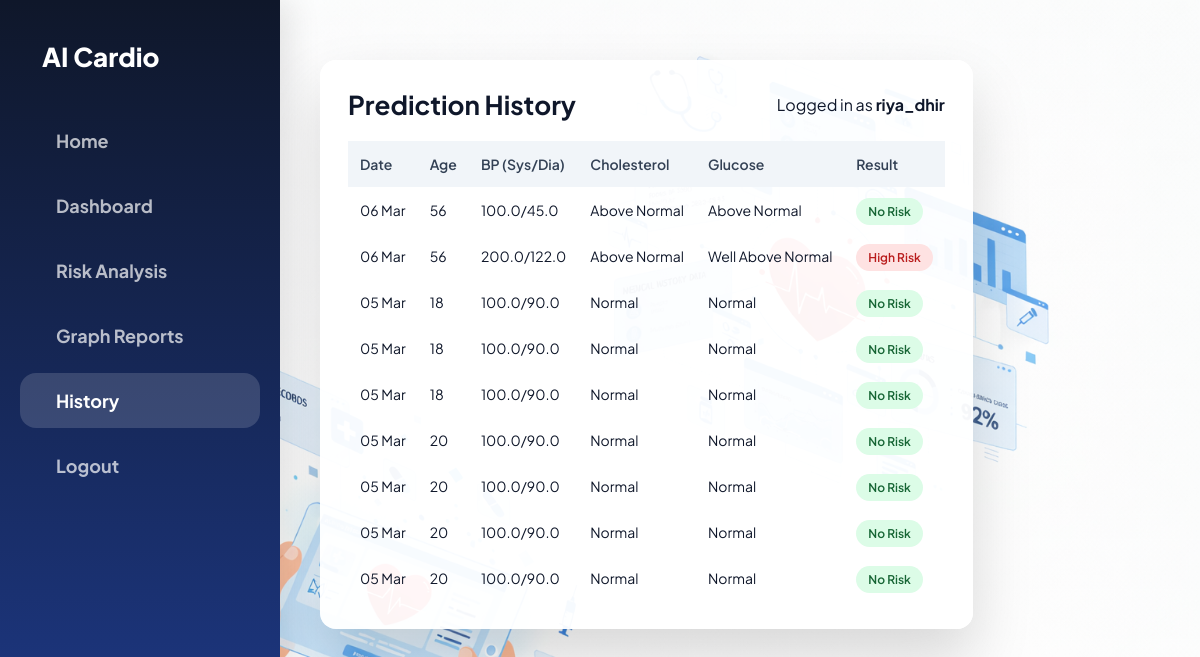
Screenshot of /history (signed in) with the database file from the repository.
### tables this page shows
CREATE TABLE predictions (
    id INTEGER PRIMARY KEY AUTOINCREMENT,
    age INTEGER,
    gender INTEGER,
    height REAL,
    weight REAL,
    ap_hi REAL,
    ap_lo REAL,
    cholesterol INTEGER,
    gluc INTEGER,
    smoke INTEGER,
    alco INTEGER,
    active INTEGER,
    prediction TEXT,
    created_at TEXT,
    user_id INTEGER
);

### app.py (the view)
@app.route("/history")
@login_required
def history():
    conn = get_db()
    cur = conn.cursor()
    cur.execute("SELECT * FROM predictions WHERE user_id=? ORDER BY id DESC", (session["user_id"],))
    records = [dict(row) for row in cur.fetchall()]
    conn.close()
    return render_template("history.html", records=records, username=session["username"])

### app.py (called while the page is built)
def get_db():
    conn = sqlite3.connect("heart.db")
    conn.row_factory = sqlite3.Row
    return conn

def login_required(f):
    @wraps(f)
    def wrapper(*args, **kwargs):
        if "user_id" not in session:
            return redirect(url_for("login"))
        return f(*args, **kwargs)
    return wrapper

### templates/history.html (shortened to what this page needs)
<!DOCTYPE html>
<html lang="en">
<head>
    <link rel="stylesheet" href="{{ url_for('static', filename='style.css') }}">
</head>
<body>
 <nav class="sidebar">
     <div class="logo">
         AI Cardio
     </div>
     <ul>
        <li><a href="#"> Home</a></li>
        <li><a href="/dashboard"> Dashboard</a></li>
        <li><a href="/"> Risk Analysis</a></li>
        <li><a href="#"> Graph Reports</a></li>
        <li class="active"><a href="/history"> History</a></li>
        <li><a href="/logout"> Logout</a></li>
     </ul>
 </nav>
<div class="history-wrapper">
    <div class="history-card">
        <div class="history-header">
            <h2>Prediction History</h2>
            <span>Logged in as <strong>{{ username }}</strong></span>
        </div>
        {% if records|length == 0 %}
            <div class="empty-state">
                <p>No prediction records found.</p>
                <p>Run a risk analysis to start tracking your heart health.</p>
            </div>
        {% else %}
        <table>
            <thead>
                <tr>
                    <th>Date</th>
                    <th>Age</th>
                    <th>BP (Sys/Dia)</th>
                    <th>Cholesterol</th>
                    <th>Glucose</th>
                    <th>Result</th>
                </tr>
            </thead>
            <tbody>
                {% for r in records %}
                <tr>
                    <td>{{ r.created_at }}</td>
                    <td>{{ r.age }}</td>
                    <td>{{ r.ap_hi }}/{{ r.ap_lo }}</td>
                    <td>{% if r.cholesterol == 1 %}
                            Normal
                        {% elif r.cholesterol == 2 %}
                            Above Normal
                        {% else %}
                            Well Above Normal
                        {% endif %}
                    </td>
                    <td>
                        {% if r.gluc == 1 %}
                            Normal
                        {% elif r.gluc == 2 %}
                            Above Normal
                        {% else %}
                            Well Above Normal
                        {% endif %}
                    </td>
                    <td>
                        {% if r.prediction == "Risk of Heart Disease" %}
                            <span class="badge-risk">High Risk</span>
                        {% else %}
                            <span class="badge-safe">No Risk</span>
                        {% endif %}
                    </td>
                </tr>
                {% endfor %}
            </tbody>
        </table>
        {% endif %}
    </div>
</div>
</body>
</html>

### static/style.css (style rules this page uses)
* { margin: 0; padding: 0; box-sizing: border-box; font-family: 'Plus Jakarta Sans', sans-serif; }
body { min-height: 100vh; display: flex; background: url("background.jpg") no-repeat center center fixed; background-size: cover; color: #0f172a; }
.sidebar { width: 280px; background: linear-gradient(180deg, #0f172a 0%, #1e3a8a 100%); color: white; padding: 40px 0; position: fixed; height: 100vh; box-shadow: 10px 0 30px rgba(0,0,0,0.1); z-index: 100; }
.sidebar .logo { padding: 0 30px 40px; font-size: 26px; font-weight: 800; display: flex; align-items: center; gap: 12px; }
.sidebar ul { list-style: none; padding: 0 20px; }
.sidebar li { margin-bottom: 10px; }
.sidebar a { display: flex; align-items: center; gap: 16px; padding: 16px 20px; color: rgba(255,255,255,0.7); text-decoration: none; border-radius: 16px; font-size: 18px; font-weight: 700; transition: 0.3s; }
.sidebar li.active a { background: rgba(255,255,255,0.15); color: white; }
.history-card { width: 65%; background: #ffffff; padding: 32px; border-radius: 16px; box-shadow: 0 25px 60px rgba(0,0,0,0.25); }

### rows the page displays
predictions: created_at "06 Mar", age "56", ap_hi "100.0", ap_lo "45.0", cholesterol "Above Normal", gluc "Above Normal", prediction "No Risk"
predictions: created_at "06 Mar", age "56", ap_hi "200.0", ap_lo "122.0", cholesterol "Above Normal", gluc "Well Above Normal", shows "High Risk"
predictions: created_at "05 Mar", age "18", ap_hi "100.0", ap_lo "90.0", cholesterol "Normal", gluc "Normal", prediction "No Risk"
predictions: created_at "05 Mar", age "18", ap_hi "100.0", ap_lo "90.0", cholesterol "Normal", gluc "Normal", prediction "No Risk"
predictions: created_at "05 Mar", age "18", ap_hi "100.0", ap_lo "90.0", cholesterol "Normal", gluc "Normal", prediction "No Risk"
predictions: created_at "05 Mar", age "20", ap_hi "100.0", ap_lo "90.0", cholesterol "Normal", gluc "Normal", prediction "No Risk"
predictions: created_at "05 Mar", age "20", ap_hi "100.0", ap_lo "90.0", cholesterol "Normal", gluc "Normal", prediction "No Risk"
predictions: created_at "05 Mar", age "20", ap_hi "100.0", ap_lo "90.0", cholesterol "Normal", gluc "Normal", prediction "No Risk"
predictions: created_at "05 Mar", age "20", ap_hi "100.0", ap_lo "90.0", cholesterol "Normal", gluc "Normal", prediction "No Risk"

### other values shown
{{ username }} "riya_dhir"
